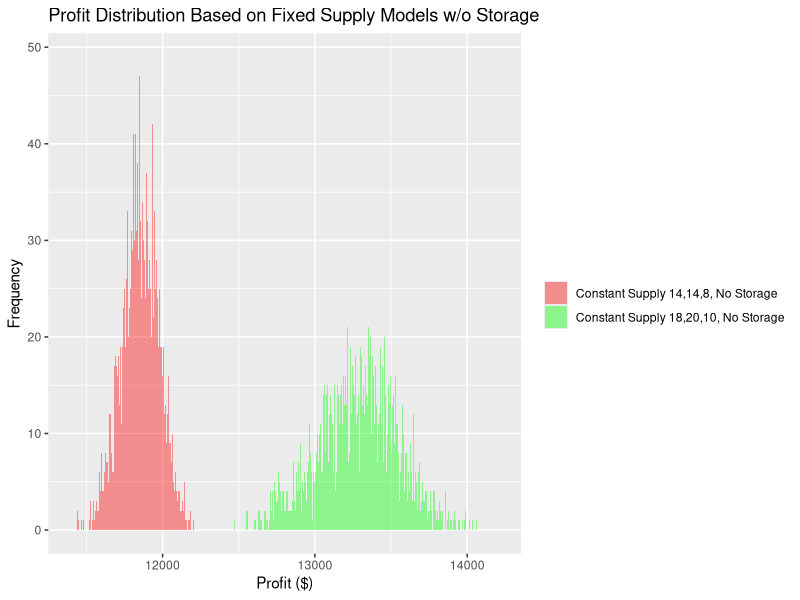
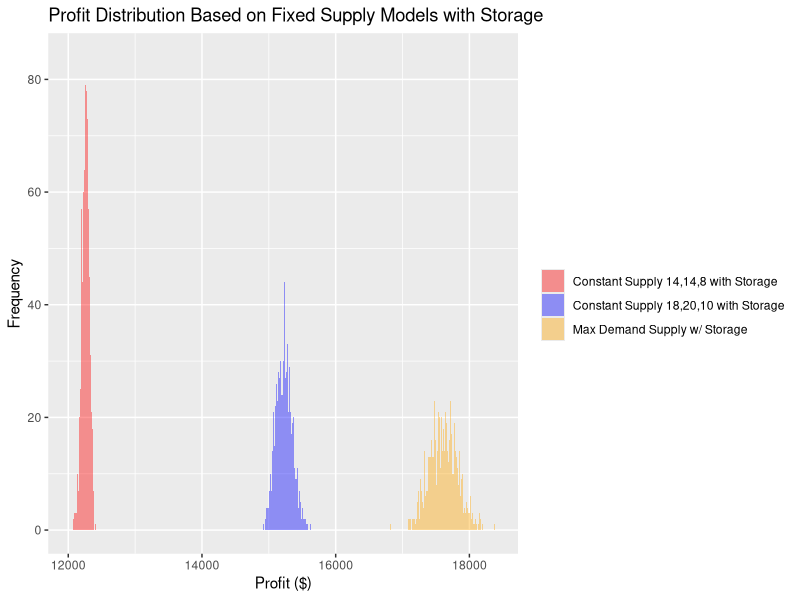

Recreate these plots in R, in order. (Note: a time limit stopped this script after it produced the figures.)
## ---- chunk 1
library(ggplot2)
# costs to make our sammies
cost.hamSam <- 3.50;
cost.turkeySam <- 4.00;
cost.veggieSam <- 2.50;

# prices we sell our sammies for
price.hamSam <- 6.50;
price.turkeySam <- 6.50;
price.veggieSam <- 5;

# number of days  in simulation
days <- 130;
numSimulations <- 10000;

# calculate poisson lambdas from data
salesData <- read.csv("sales.csv")
lambda.ham <- mean(salesData$demand.ham)
lambda.turkey <- mean(salesData$demand.turkey)
lambda.veggie <- mean(salesData$demand.veggie)


runSimulation <- function(stock.begin.hamSam, stock.begin.turkeySam, stock.begin.veggieSam, withStorage=FALSE) {
  # lets initialize our stock to nothing (will be setup at beginning of each iter)
  stock.hamSam <- 0;
  stock.turkeySam <- 0;
  stock.veggieSam <- 0;

  # profit results for overall simulation
  total.profits <- numeric(numSimulations); 

  # Lets do a bunch of simulations, with each simulation based on 'days'
  for(simulation in 1:numSimulations) {
    # Initialize data per simulation 
    # (we pre-initialize memory to avoid having to allocate it constantly in the loops, helps with speed)
    costs <- numeric(days);
    revenues <- numeric(days);
    orders.hamSam <- numeric(days);
    orders.turkeySam <- numeric(days);
    orders.veggieSam <- numeric(days);

    # Do simulation of N days
    for (n in 1:days) {
      # Init this day with a new stock of food
      if(withStorage) {
        # If we have storage then we only need to bring in what we need
        # i.e., if we have 5 ham sammies from yesterday, and we need to have 18, then we only need to make 12 more
        # Simplistic modeling: limits on storage? maybe we need to discard after x days?
        
        # Do we need to bring in more ham sammies? If so, only bring in that many; 
        # otherwise no need to bring ham sammies today
        delta.hamSam <- 0;
        if(stock.begin.hamSam - stock.hamSam) { delta.hamSam <- stock.begin.hamSam - stock.hamSam;}

        # Do we need to bring in more turkey sammies? If so, only bring in that many; 
        # otherwise no need to bring turkey sammies today
        delta.turkeySam <- 0;
        if(stock.begin.turkeySam - stock.turkeySam) { delta.turkeySam <- stock.begin.turkeySam - stock.turkeySam;}

        # Do we need to bring in more veggie sammies? If so, only bring in that many; 
        # otherwise no need to bring veggie sammies today
        delta.veggieSam <- 0;
        if(stock.begin.veggieSam - stock.veggieSam) { delta.veggieSam <- stock.begin.veggieSam - stock.veggieSam;}

        # Update out stocks with what we bring in at beginning of day
        stock.hamSam <- stock.hamSam + delta.hamSam;
        stock.turkeySam <- stock.turkeySam + delta.turkeySam;
        stock.veggieSam <- stock.veggieSam + delta.veggieSam;

        # Update cost data (note only for what we bring in, which is delta)
        costs[n] <- cost.hamSam * delta.hamSam + cost.turkeySam * delta.turkeySam + cost.veggieSam * delta.veggieSam;
      }
      else {
        # Update out stocks with what we bring in at beginning of day (With no storage, we bring in constant supply)
        stock.hamSam <- stock.begin.hamSam; 
        stock.turkeySam <- stock.begin.turkeySam; 
        stock.veggieSam <- stock.begin.veggieSam; 

        # Update cost data
        costs[n] <- cost.hamSam * stock.hamSam + cost.turkeySam * stock.turkeySam + cost.veggieSam * stock.veggieSam;
      }
      
   
      # TODO: vectorize at some point
      
      # Get this from sub-models
      cust.hamSam <- ceiling(rpois(1, lambda.ham));
      cust.turkeySam <- ceiling(rpois(1, lambda.turkey));
      cust.veggieSam <- ceiling(rpois(1, lambda.veggie));

      # ham sammies
      if (stock.hamSam >= cust.hamSam) { 
        order.hamSam <- cust.hamSam;
        stock.hamSam <- stock.hamSam - order.hamSam;
      }
      else { 
        order.hamSam <- stock.hamSam;
        stock.hamSam <- 0;
      }
      
      # turkey sammies
      if (stock.turkeySam >= cust.turkeySam) { 
        order.turkeySam <- cust.turkeySam;
        stock.turkeySam <- stock.turkeySam - order.turkeySam;
      }
      else { 
        order.turkeySam <- stock.turkeySam;
        stock.turkeySam <- 0;
      }
      
      # veggie sammies
      if (stock.veggieSam >= cust.veggieSam) { 
        order.veggieSam <- cust.veggieSam;
        stock.veggieSam <- stock.veggieSam - order.veggieSam;
      }
      else { 
        order.veggieSam <- stock.veggieSam;
        stock.veggieSam <- 0;
      }
      
      # Update revenue data
      revenues[n] <- price.hamSam * order.hamSam + price.turkeySam * order.turkeySam + price.veggieSam * order.veggieSam;
    }

    # update aggregates over simulations
    total.profits[simulation] = sum(revenues - costs); 
  }

  # Return vector of the total profits from the N simulations
  return(total.profits);
}
## ---- chunk 2
total.profits.sim1 <- runSimulation(14,14,8);
total.profits.sim2 <- runSimulation(18,20,10);
total.profits.sim4 <- runSimulation(lambda.ham, lambda.turkey, lambda.veggie);

# After all simulations done, show profit graphs
p<-ggplot() + 
  geom_histogram(data=data.frame(profit=total.profits.sim1), aes(x=profit, fill="1"), alpha=0.4, binwidth=1) + 
  geom_histogram(data=data.frame(profit=total.profits.sim2), aes(x=profit, fill="2"), alpha=0.4, binwidth=1) + 
  xlab('Profit ($)') + 
  ylab('Frequency') + 
  ggtitle("Profit Distribution Based on Fixed Supply Models w/o Storage") + 
  scale_fill_manual("", values=c("red", "green"), 
                        breaks=c("1", "2"), 
                        labels=c("Constant Supply 14,14,8, No Storage", 
                          "Constant Supply 18,20,10, No Storage"));
p
## ---- chunk 3
total.profits.sim1 <- runSimulation(14,14,8, TRUE);
total.profits.sim3 <- runSimulation(18,20,10, TRUE);
total.profits.sim6 <- runSimulation(25,37,24, TRUE);

# After all simulations done, show profit graphs
p2<-ggplot() + 
  geom_histogram(data=data.frame(profit=total.profits.sim1), aes(x=profit, fill="1"), alpha=0.4, binwidth=1) +  
  geom_histogram(data=data.frame(profit=total.profits.sim3), aes(x=profit, fill="2"), alpha=0.4, binwidth=1) + 
  geom_histogram(data=data.frame(profit=total.profits.sim6), aes(x=profit, fill="3"), alpha=0.4, binwidth=1) + 
  xlab('Profit ($)') + 
  ylab('Frequency') + 
  ggtitle("Profit Distribution Based on Fixed Supply Models with Storage") + 
  scale_fill_manual("", values=c("red", "blue", "orange"), 
                        breaks=c("1", "2", "3"), 
                        labels=c("Constant Supply 14,14,8 with Storage","Constant Supply 18,20,10 with Storage",
                          "Max Demand Supply w/ Storage"));
p2
## ---- chunk 4
total.profits.sim4 <- runSimulation(lambda.ham, lambda.turkey, lambda.veggie);
total.profits.sim5 <- runSimulation(lambda.ham, lambda.turkey, lambda.veggie, TRUE);
p3<-ggplot() + 
  geom_histogram(data=data.frame(profit=total.profits.sim4), aes(x=profit, fill="4"), alpha=0.4, binwidth=1) + 
  geom_histogram(data=data.frame(profit=total.profits.sim5), aes(x=profit, fill="5"), alpha=0.4, binwidth=1) +
  xlab('Profit ($)') + 
  ylab('Frequency') + 
  ggtitle("Profit Distribution Based on Variable Supply Models with and without Storage") + 
  scale_fill_manual("", values=c("purple", "pink"), 
                        breaks=c("4", "5"), 
                        labels=c("Variable Supply, No Storage",
                          "Variable Supply, Storage"));
p3
## ---- chunk 5
library(ggplot2)
library(reshape2)
details <- read.csv("details.csv", header=T)
sales <- read.csv("sales.csv", header=T)
attach(sales)
demand <- melt(sales[1:4], id.vars="date", variable.name="type", value.name="demand")
supply <- melt(sales[c(1,5,6,7)], id.vars="date", variable.name="type", value.name="supply")
ham <- melt(sales[c(1,2,5)], id.vars="date", variable.name="metric", value.name="amount")
turkey <- melt(sales[c(1,3,6)], id.vars="date", variable.name="metric", value.name="amount")
veggie <- melt(sales[c(1,4,7)], id.vars="date", variable.name="metric", value.name="amount")
plotHam <- ggplot(data=ham, aes(x=date, y=amount, group=metric, color=metric)) + geom_point() + geom_line() +
theme(axis.text.x = element_text(angle = 45, hjust = 1)) +
scale_x_discrete(breaks=c("2014-03-03", "2014-04-01", "2014-05-01", "2014-06-02", "2014-07-01", "2014-08-01", "2014-08-29")) +
ggtitle("Ham")
plotTurkey <- ggplot(data=turkey, aes(x=date, y=amount, group=metric, color=metric)) + geom_point() + geom_line() +
theme(axis.text.x = element_text(angle = 45, hjust = 1)) +
scale_x_discrete(breaks=c("2014-03-03", "2014-04-01", "2014-05-01", "2014-06-02", "2014-07-01", "2014-08-01", "2014-08-29")) +
ggtitle("Turkey")
plotVeggie <- ggplot(data=veggie, aes(x=date, y=amount, group=metric, color=metric)) + geom_point() + geom_line() +
theme(axis.text.x = element_text(angle = 45, hjust = 1)) +
scale_x_discrete(breaks=c("2014-03-03", "2014-04-01", "2014-05-01", "2014-06-02", "2014-07-01", "2014-08-01", "2014-08-29")) +
ggtitle("Veggie")
## ---- chunk 6
plotHam

plotTurkey

plotVeggie
